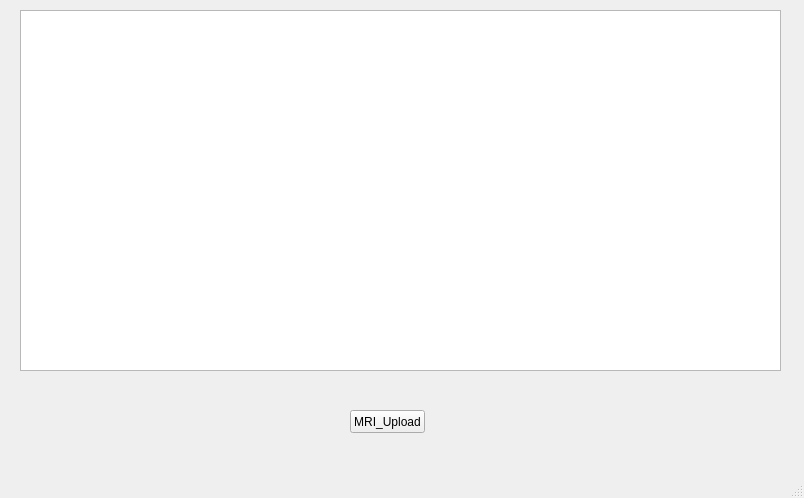
<?xml version="1.0" encoding="UTF-8"?>
<ui version="4.0">
 <class>MainWindow</class>
 <widget class="QMainWindow" name="MainWindow">
  <property name="geometry">
   <rect>
    <x>0</x>
    <y>0</y>
    <width>804</width>
    <height>498</height>
   </rect>
  </property>
  <property name="windowTitle">
   <string>MainWindow</string>
  </property>
  <widget class="QWidget" name="centralwidget">
   <widget class="QPushButton" name="pushButton">
    <property name="geometry">
     <rect>
      <x>350</x>
      <y>410</y>
      <width>75</width>
      <height>23</height>
     </rect>
    </property>
    <property name="text">
     <string>MRI_Upload</string>
    </property>
   </widget>
   <widget class="QGraphicsView" name="graphicsView">
    <property name="geometry">
     <rect>
      <x>20</x>
      <y>10</y>
      <width>761</width>
      <height>361</height>
     </rect>
    </property>
   </widget>
  </widget>
  <widget class="QMenuBar" name="menubar">
   <property name="geometry">
    <rect>
     <x>0</x>
     <y>0</y>
     <width>804</width>
     <height>21</height>
    </rect>
   </property>
  </widget>
  <widget class="QStatusBar" name="statusbar"/>
 </widget>
 <resources/>
 <connections/>
</ui>
